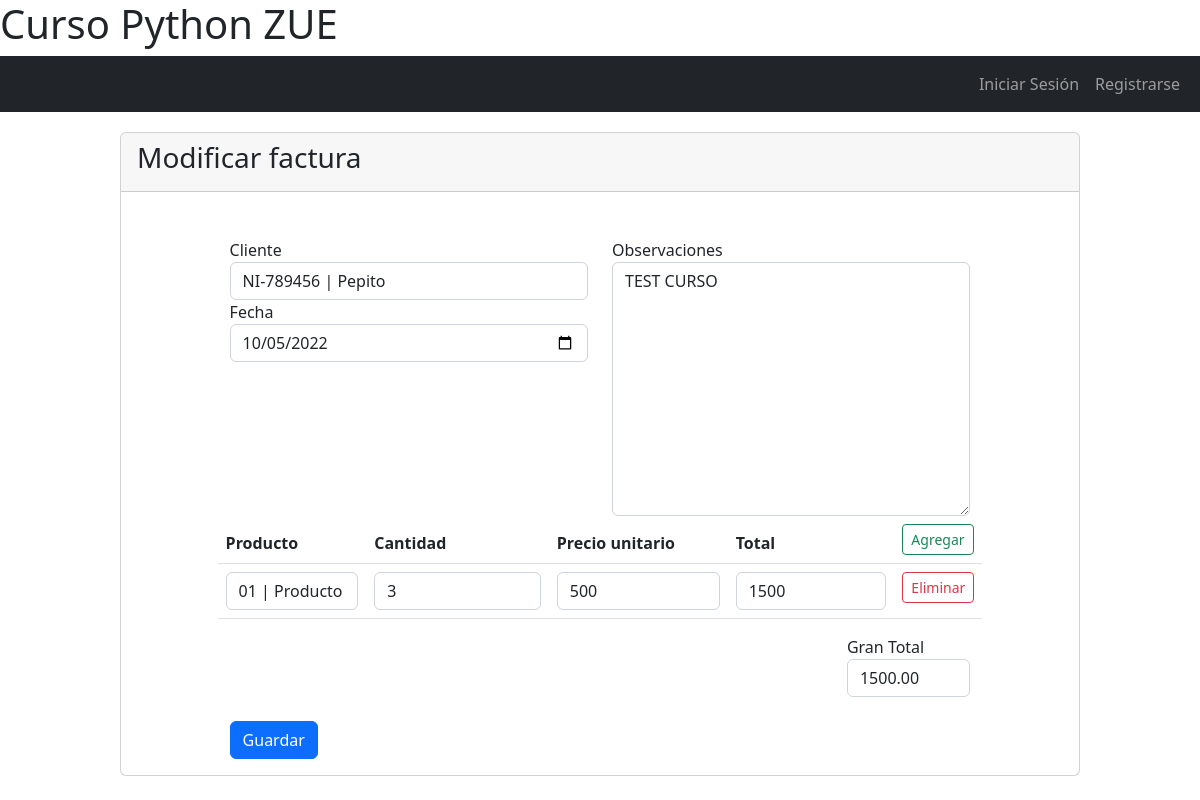
The page /modificar_factura/3 on the database its author committed.
### facturas/models.py (models this page shows)
class Factura_Encabezado(models.Model):
    id = models.BigAutoField(primary_key=True)
    fecha_factura = models.DateField(verbose_name='Fecha', default='1900-01-01')
    rel_cliente = models.ForeignKey('clientes.clientes', verbose_name='Cliente', on_delete=models.RESTRICT)
    precio_total = models.DecimalField(verbose_name='Gran Total', max_digits=15, decimal_places=2)
    observaciones = models.TextField(verbose_name='Observaciones')

class Factura_Detalle(models.Model):
    rel_factura = models.ForeignKey('facturas.factura_encabezado', verbose_name='Factura', on_delete=models.RESTRICT)
    rel_producto = models.ForeignKey('productos.productos', verbose_name='Producto', on_delete=models.RESTRICT)
    cantidad = models.IntegerField(verbose_name='Cantidad')
    precio_unitario = models.DecimalField(verbose_name='Precio unitario', max_digits=15, decimal_places=2)
    precio_total = models.DecimalField(verbose_name='Total', max_digits=15, decimal_places=2)

### facturas/views.py (the view, shortened to what this page needs)
# urls.py: path('modificar_factura/<int:id>', vf.modificar_factura, name='modificar_factura'),
def modificar_factura(request,id):
    factura = Factura_Encabezado.objects.get(pk=id)
    factura_detalle = Factura_Detalle.objects.filter(rel_factura=factura)
    form = FacturaForm(instance=factura)
    productos = Productos.objects.all()
    return render(request, 'formulario_factura.html', {
        'title': 'Modificar factura',
        'form': form,
        'productos':productos,
        'detalles':factura_detalle,
    })

### facturas/models.py
class FacturaForm(ModelForm):
    class Meta:
        model = Factura_Encabezado
        fields = '__all__'
        widgets = {
            'fecha_factura': forms.DateInput(attrs={'type':'date'})
        }
    def __init__(self, *args, **kwargs):
        super().__init__(*args, **kwargs)
        self.fields['fecha_factura'].widget.attrs['class'] = 'form-control'
        self.fields['rel_cliente'].widget.attrs['class'] = 'form-control'
        self.fields['precio_total'].widget.attrs['class'] = 'form-control'
        self.fields['observaciones'].widget.attrs['class'] = 'form-control'

### clientes/models.py (called while the page is built)
    def __str__(self):
        return f"{self.tipo_documento}-{self.num_documento} | {self.nombre}"

### productos/models.py (called while the page is built)
    def __str__(self):
        return f"{self.codigo} | {self.nombre}"

### facturas/templates/formulario_factura.html (shortened to what this page needs)
{% extends 'layout.html' %}
{% block title %}
<div class="row">
  <div class="d-flex justify-content-start" style="float:left;">
    <h3>{{ title }}</h3>
  </div>
</div>
{% endblock %}
{% block content %}
<div style="width:80%;margin: 0 auto; margin-top:30px;">
    <form method="post" action="" enctype="multipart/form-data">
        <div class="row">
            <div class="col-md-6">
                {{ form.rel_cliente.label }}
                {{ form.rel_cliente }}
                {{ form.fecha_factura.label }}
                <input type="date" class="form-control" id="fecha_factura" name="fecha_factura"
                       value="{{ form.fecha_factura.value|date:'Y-m-d' }}"/>
            </div>
            <div class="col-md-6">
                {{ form.observaciones.label }}
                {{ form.observaciones }}
            </div>
        </div>
        <div class="row">
            <table class="table" id="TablaDetalleFactura">
              <thead>
                <tr>
                  <th scope="col">Producto</th>
                  <th scope="col">Cantidad</th>
                  <th scope="col">Precio unitario</th>
                  <th scope="col">Total</th>
                  <th scope="col">
                      <button type="button" id="btnAgregarItemDetalle"
                              class="agregarItemDetalle btn btn-sm btn-outline-success">
                          Agregar
                      </button>
                  </th>
                </tr>
              </thead>
              <tbody>
                {% for item in detalles %}
                    <tr>
                      <td>
                          <select class="form-control" id="field_rel_producto" name="rel_producto_0"
                            value="{{ item.rel_producto }}">
                                {% for producto in productos %}
                                <option value="{{ producto.codigo }}">{{ producto }}</option>
                                {% endfor %}
                          </select>
                      </td>
                      <td>
                          <input type="number" class="form-control" name="cantidad_0" value="{{ item.cantidad }}">
                      </td>
                      <td>
                          <input type="number" step="0.01" class="form-control" name="precio_unitario_0" value="{{ item.precio_unitario|floatformat }}">
                      </td>
                      <td>
                          <input type="number" step="0.01" class="form-control" name="precio_total_0" value="{{ item.precio_total|floatformat }}">
                      </td>
                      <td>
                        <button type="button" id="btnEliminarItemDetalle" class="eliminarItemDetalle btn btn-sm btn-outline-danger">Eliminar</button>
                      </td>
                    </tr>
                {% endfor %}
              </tbody>
            </table>
        </div>
        <div class="offset-md-10 col-md-2">
            {{ form.precio_total.label }}
            {{ form.precio_total }}
        </div>
        <br/>
        <input type="submit" value="Guardar" class="btn btn-primary"/>
    </form>
</div>
{% endblock %}

### rows shown on the page
Factura_Encabezado: rel_cliente "NI-789456 | Pepito", fecha_factura "10/05/2022", observaciones "TEST CURSO", precio_total "1500.00"
Factura_Detalle: cantidad "3", precio_unitario "500", precio_total "1500"

### other values the page prints
{{ title }} "Modificar factura"
form field value "01 | Producto 1"
